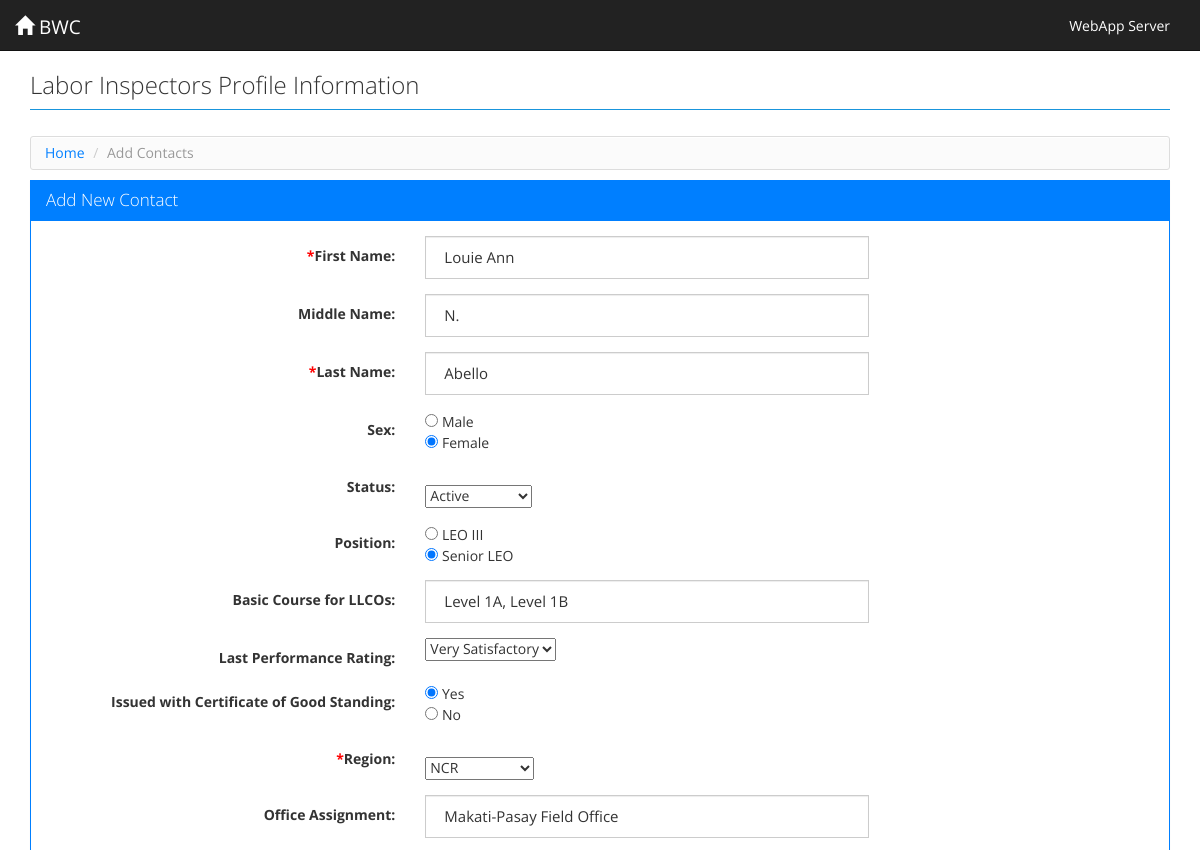
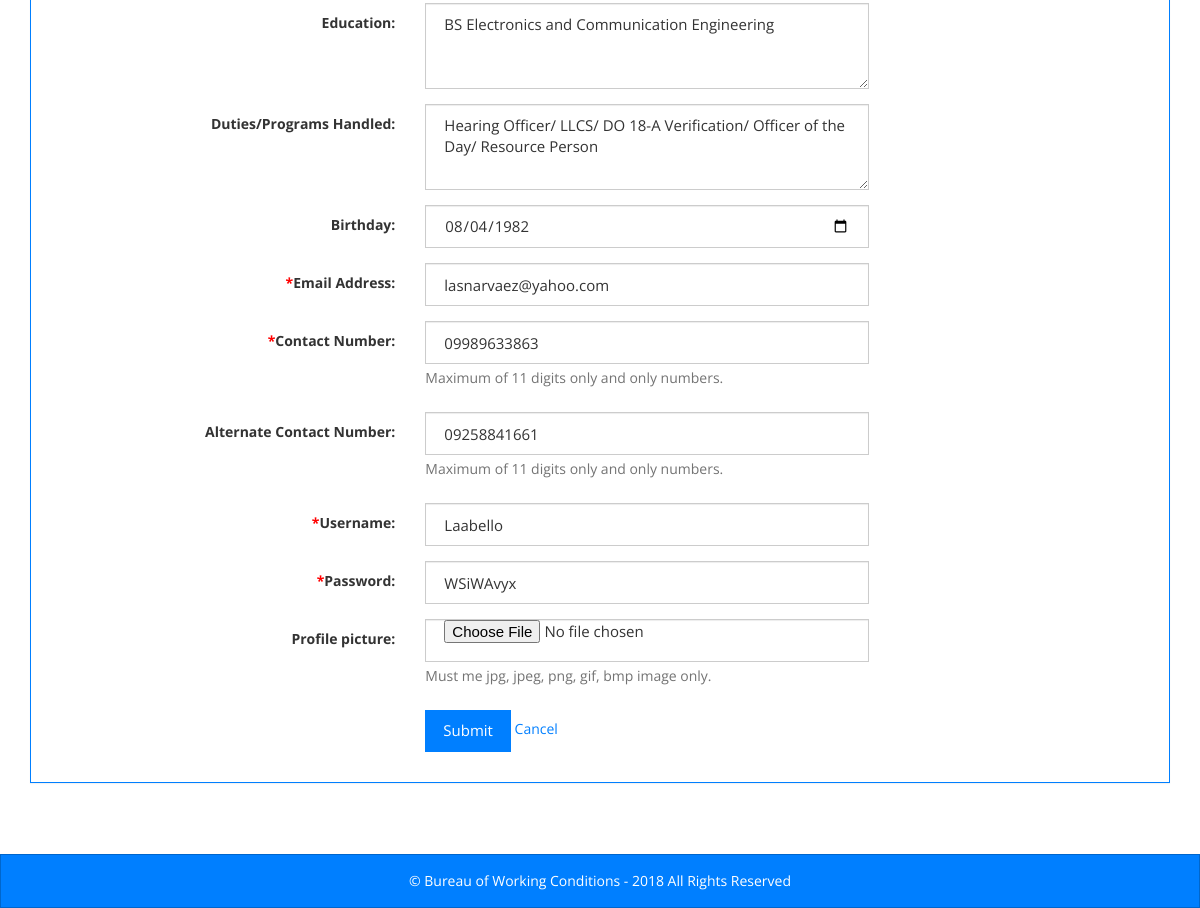
The page /llcoprofile/contacts.php?cid=1 on the database its author committed (2 pictures, top to bottom).
### tables this page shows
CREATE TABLE `tbl_contacts` (
  `contact_id` int(11) NOT NULL,
  `user_id` int(11) DEFAULT '0',
  `first_name` varchar(255) NOT NULL,
  `middle_name` varchar(255) NOT NULL,
  `last_name` varchar(255) NOT NULL,
  `sex` varchar(10) NOT NULL,
  `position` varchar(255) NOT NULL,
  `course` varchar(30) NOT NULL,
  `rating` varchar(30) NOT NULL,
  `cert` varchar(5) NOT NULL,
  `region` varchar(255) NOT NULL,
  `office_assgn` varchar(255) NOT NULL,
  `profession` text NOT NULL,
  `duties` text NOT NULL,
  `contact_no1` varchar(255) NOT NULL,
  `contact_no2` varchar(255) DEFAULT NULL,
  `email_address` varchar(255) NOT NULL,
  `status` varchar(50) NOT NULL COMMENT 'Status',
  `birthday` date NOT NULL,
  `profile_pic` varchar(255) DEFAULT NULL,
  `username` varchar(20) NOT NULL,
  `password` varchar(10) NOT NULL
);

### llcoprofile/contacts.php (the view, shortened to what this page needs)
<?php
require_once './config.php';
include './header.php';
try {
   $sql = "SELECT * FROM tbl_contacts WHERE 1 AND contact_id = :cid";
   $stmt = $DB->prepare($sql);
   $stmt->bindValue(":cid", intval($_GET["cid"]));
   $stmt->execute();
   $results = $stmt->fetchAll();
} catch (Exception $ex) {
  echo $ex->getMessage();
}
?>
<div class="row">
  <ul class="breadcrumb">
      <li><a href="index_admin.php">Home</a></li>
      <li class="active"><?php echo ($_GET["m"] == "update") ? "Edit" : "Add"; ?> Contacts</li>
    </ul>
</div>
  <div class="row">
    <div class="panel panel-primary">
      <div class="panel-heading">
        <h3 class="panel-title"><?php echo ($_GET["m"] == "update") ? "Edit" : "Add"; ?> New Contact</h3>
      </div>
      <div class="panel-body">
        <form class="form-horizontal" name="contact_form" id="contact_form" enctype="multipart/form-data" method="post" action="process_form.php">
          <fieldset>
			<div class="form-group">
              <label class="col-lg-4 control-label" for="first_name"><span class="required">*</span>First Name:</label>
              <div class="col-lg-5">
                <input type="text" value="<?php echo $results[0]["first_name"] ?>" placeholder="First Name" id="first_name" class="form-control" name="first_name"><span id="first_name_err" class="error"></span>
              </div>
            </div>
            <div class="form-group">
              <label class="col-lg-4 control-label" for="middle_name">Middle Name:</label>
              <div class="col-lg-5">
                <input type="text" value="<?php echo $results[0]["middle_name"] ?>" placeholder="Middle Name" id="middle_name" class="form-control" name="middle_name">
              </div>
            </div>
            <div class="form-group">
              <label class="col-lg-4 control-label" for="last_name"><span class="required">*</span>Last Name:</label>
              <div class="col-lg-5">
                <input type="text" value="<?php echo $results[0]["last_name"] ?>" placeholder="Last Name" id="last_name" class="form-control" name="last_name"><span id="last_name_err" class="error"></span>
              </div>
            </div>
			<div class="form-group">
              <label class="col-lg-4 control-label" for="sex">Sex:</label>
              <div class="col-lg-5"><td><input type="radio" name="sex" value = "M" <?php if ($results[0]["sex"] == "M") {echo "checked";} ?>/>                Male </div>
			  <div class="col-lg-5"><td><input type="radio" name="sex" value = "F" <?php if ($results[0]["sex"] == "F") {echo "checked";} ?>/>                Female</div>
			</div>
			<div class="form-group">
              <label class="col-lg-4 control-label" for="status">Status:</label>
			  <br>
				<div class="col-lg-5">
					<select name="status">
						<option <?php if($results[0]['status']=="Active"){echo "selected";}?>>Active</option>
					</select>
				</div>
			</div>
			<div class="form-group">
              <label class="col-lg-4 control-label" for="position">Position:</label>
              <div class="col-lg-5"><td><input type="radio" name="position" value = "LEO III" <?php if ($results[0]["position"] == "LEO III") {echo "checked";} ?>/>                    LEO III</div>
			  <div class="col-lg-5"><td><input type="radio" name="position" value = "Senior LEO" <?php if ($results[0]["position"] == "Senior LEO") {echo "checked";} ?>/>              Senior LEO</div>
			</div>
			<div class="form-group">
              <label class="col-lg-4 control-label" for="course">Basic Course for LLCOs:</label>
              <div class="col-lg-5">
				<input type="text" value="<?php echo $results[0]["course"] ?>" placeholder="Level 1A and/or Level 1B" id="course" class="form-control" name="course"><span id="course_err" class="error"></span>
              </div>
            </div>
			<div class="form-group">
              <label class="col-lg-4 control-label" for="rating">Last Performance Rating:</label>
				<div class="col-lg-5">
					<select name="rating">
						<option <?php if($results[0]['rating']=="Very Satisfactory"){echo "selected";}?>>Very Satisfactory</option>
					</select>
				</div>
			</div>
			<div class="form-group">
              <label class="col-lg-4 control-label" for="cert">Issued with Certificate of Good Standing:</label>
              <div class="col-lg-5"><td><input type="radio" name="cert" value = "Yes" <?php if ($results[0]["cert"] == "Yes") {echo "checked";} ?>/>                    Yes</div>
			  <div class="col-lg-5"><td><input type="radio" name="cert" value = "No" <?php if ($results[0]["cert"] == "No") {echo "checked";} ?>/>              	No</div>
			</div>
			<div class="form-group">
              <label class="col-lg-4 control-label" for="region"><span class="required">*</span>Region:</label>
			  <br>
				<div class="col-lg-5">
					<select name="region" id="region"><span id="region_err" class="error"></span>
						<option <?php if($results[0]['region']=="NCR"){echo "selected";}?>>NCR</option>
					</select>
				</div>
			</div>
			<div class="form-group">
              <label class="col-lg-4 control-label" for="office_assgn">Office Assignment:</label>
              <div class="col-lg-5">
                <input type="text" value="<?php echo $results[0]["office_assgn"] ?>" placeholder="Office Assignment" id="office_assgn" class="form-control" name="office_assgn"><span id="office_assgn_err" class="error"></span>
              </div>
            </div>
			<div class="form-group">
              <label class="col-lg-4 control-label" for="profession">Education:</label>
              <div class="col-lg-5">
			  <textarea id="profession" name="profession" rows="3" class="form-control" placeholder="Education"><?php echo $results[0]["profession"] ?></textarea>
              </div>
            </div>
			<div class="form-group">
              <label class="col-lg-4 control-label" for="duties">Duties/Programs Handled:</label>
              <div class="col-lg-5">
			  <textarea id="duties" name="duties" rows="3" class="form-control" placeholder="Duties"><?php echo $results[0]["duties"] ?></textarea>
              </div>
            </div>
			<div class="form-group">
              <label class="col-lg-4 control-label" for="birthday">Birthday:</label>
              <div class="col-lg-5">
                <input type="date" value="<?php echo $results[0]["birthday"] ?>" placeholder="Birthday" id="birthday" class="form-control" name="birthday"><span id="birthday_err" class="error"></span>
              </div>
            </div>
            <div class="form-group">
              <label class="col-lg-4 control-label" for="email_address"><span class="required">*</span>Email Address:</label>
              <div class="col-lg-5">
                <input type="text" value="<?php echo $results[0]["email_address"] ?>" placeholder="Email Address" id="email_address" class="form-control" name="email_address"><span id="email_address_err" class="error"></span>
              </div>
            </div>
            <div class="form-group">
              <label class="col-lg-4 control-label" for="contact_no1"><span class="required">*</span>Contact Number:</label>
              <div class="col-lg-5">
                <input type="text" value="<?php echo $results[0]["contact_no1"] ?>" placeholder="Contact Number" id="contact_no1" class="form-control" name="contact_no1"><span id="contact_no1_err" class="error"></span>
                <span class="help-block">Maximum of 11 digits only and only numbers.</span>
              </div>
            </div>
            <div class="form-group">
              <label class="col-lg-4 control-label" for="contact_no2">Alternate Contact Number:</label>
              <div class="col-lg-5">
                <input type="text" value="<?php echo $results[0]["contact_no2"] ?>" placeholder="Contact Number" id="contact_no2" class="form-control" name="contact_no2"><span id="contact_no2_err" class="error"></span>
                <span class="help-block">Maximum of 11 digits only and only numbers.</span>
              </div>
            </div>
			<div class="form-group">
              <label class="col-lg-4 control-label" for="username"><span class="required">*</span>Username:</label>
              <div class="col-lg-5">
                <input type="text" value="<?php echo $results[0]["username"] ?>" placeholder="Username" id="username" class="form-control" name="username"><span id="username_err" class="error"></span>
              </div>
            </div>
			<div class="form-group">
              <label class="col-lg-4 control-label" for="password"><span class="required">*</span>Password:</label>
              <div class="col-lg-5">
                <input type="text" value="<?php echo $results[0]["password"] ?>" placeholder="Password" id="password" class="form-control" name="password"><span id="password_err" class="error"></span>
              </div>
            </div>
            <div class="form-group">
              <label class="col-lg-4 control-label" for="profile_pic">Profile picture:</label>
              <div class="col-lg-5">
                <input type="file"  id="profile_pic" class="form-control file" name="profile_pic"><span id="profile_pic_err" class="error"></span>
                <span class="help-block">Must me jpg, jpeg, png, gif, bmp image only.</span>
              </div>
            </div>
            <div class="form-group">
              <div class="col-lg-5 col-lg-offset-4">
                <button class="btn btn-primary" type="submit">Submit</button>
				<a href="index_admin.php">Cancel</a>
              </div>
            </div>
          </fieldset>
        </form>
      </div>
    </div>
  </div>
<?php
include './footer.php';
?>

### llcoprofile/style.css (style rules this page uses)
html, body { height: 100%; }
body { font-size: 14px; line-height: 18px; }
.mainbody .row { margin: 0px; }
.panel-body { width: 100%; margin: 0 auto; }
.breadcrumb { background-color: #FBFBFB; background-image: -moz-linear-gradient(center top , #FFFFFF, #F5F5F5); background-repeat: repeat-x; border: 1px solid #DDDDDD; border-radius: 3px; box-shadow: 0 1px 0 #FFFFFF inset; list-style: none outside none; margin: 5px 0 10px 0; padding: 7px 14px; }
.breadcrumb li { display: inline-block; text-shadow: 0 1px 0 #FFFFFF; }
.required { color: #f00; }
.file { padding: 0 18px; }

### rows shown on the page
tbl_contacts: first_name "Louie Ann", middle_name "N.", last_name "Abello", sex "☑", status "Active", position "☑", course "Level 1A, Level 1B", rating "Very Satisfactory", cert "☑", region "NCR", office_assgn "Makati-Pasay Field Office", profession "BS Electronics and Communication Engineering", duties "Hearing Officer/ LLCS/ DO 18-A Verification/ Officer of the Day/ Resource Person", birthday "08/04/1982", email_address "lasnarvaez@yahoo.com", contact_no1 "09989633863", contact_no2 "09258841661", username "Laabello", password "WSiWAvyx"
